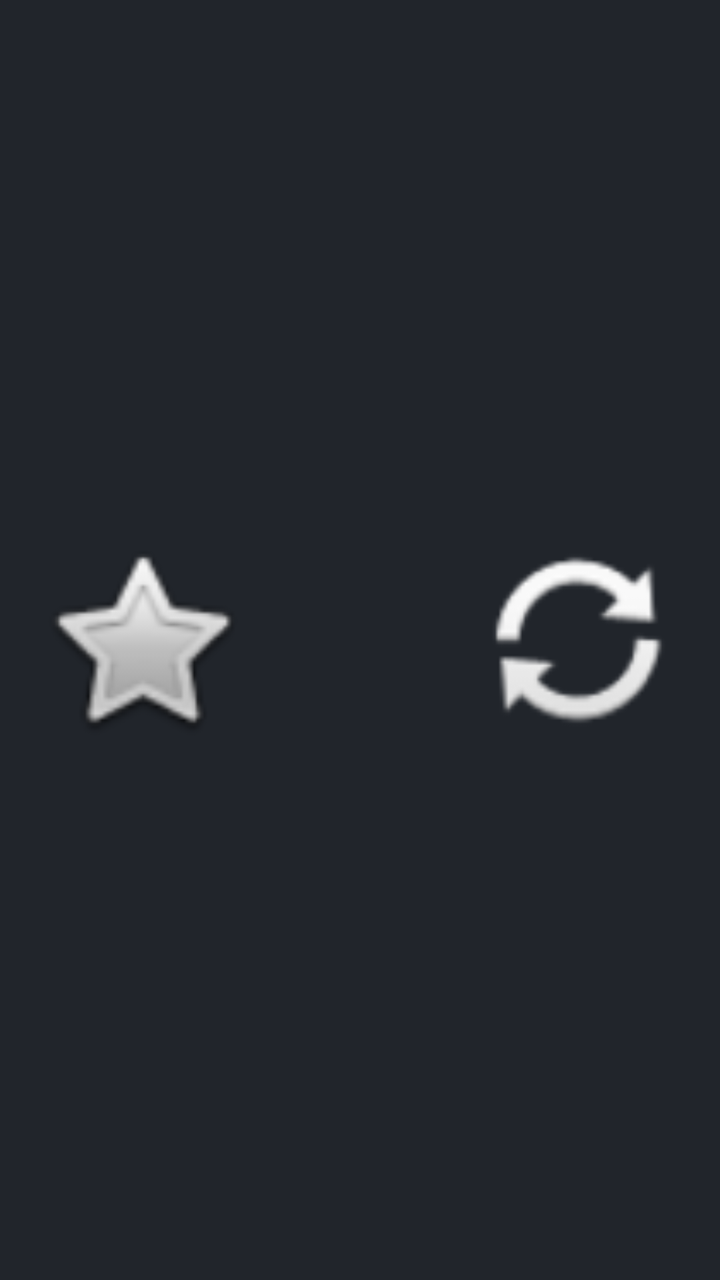
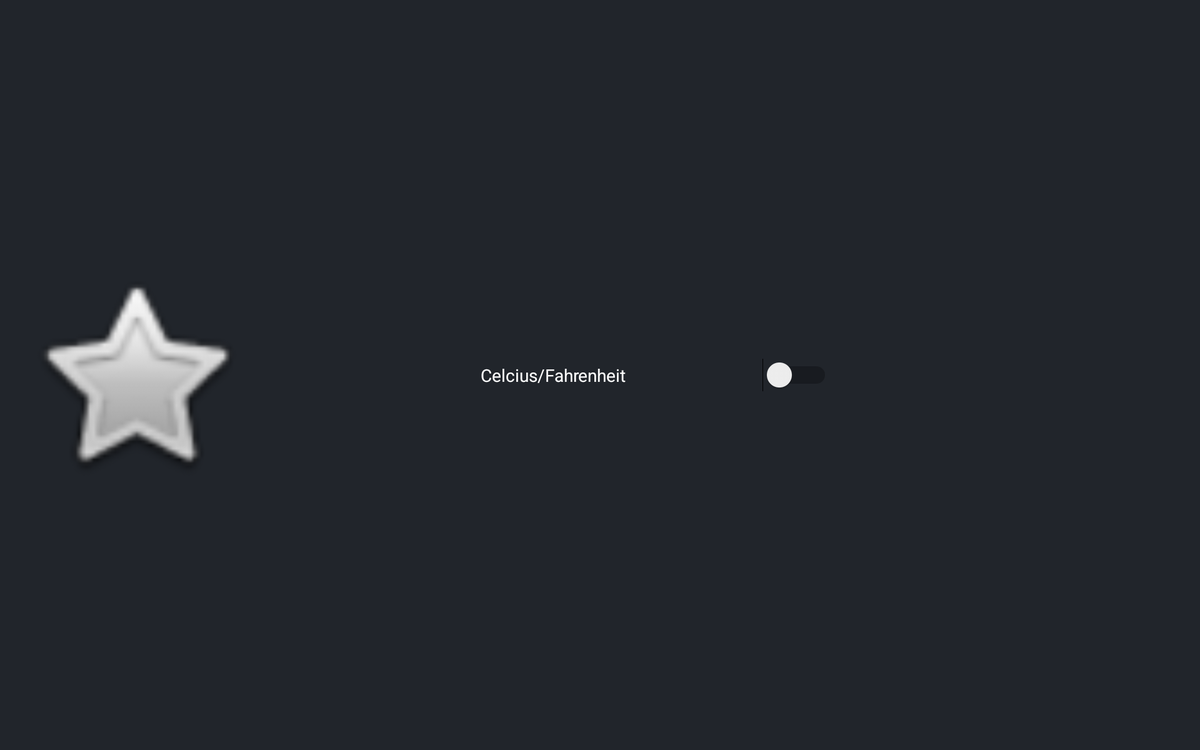

Two renders of one Android screen. The first uses the default layout on a phone; the second uses the alternative layout the repository ships for a different screen configuration, on a matching device. The two XML files are below.
<!-- AndroidManifest.xml: application theme Theme.AppCompat.DayNight.NoActionBar -->
<!-- res/layout/fragment_logic_buttons.xml -->
<?xml version="1.0" encoding="utf-8"?>
<androidx.constraintlayout.widget.ConstraintLayout xmlns:android="http://schemas.android.com/apk/res/android"
    xmlns:app="http://schemas.android.com/apk/res-auto"
    xmlns:tools="http://schemas.android.com/tools"
    android:layout_width="match_parent"
    android:layout_height="match_parent"
    android:background="@color/background"
    android:orientation="horizontal"
    android:padding="16dp">

    <LinearLayout
        android:id="@+id/linearLayout"
        android:layout_width="match_parent"
        android:layout_height="0dp"
        android:orientation="horizontal"
        app:layout_constraintBottom_toTopOf="@+id/guideline4"
        app:layout_constraintTop_toTopOf="parent">

        <ImageView
            android:id="@+id/addToFavIcon"
            android:layout_width="0dp"
            android:layout_height="match_parent"
            android:layout_weight="0.33"
            android:contentDescription="TODO"
            android:src="@android:drawable/btn_star_big_off" />

        <ImageView
            android:id="@+id/addCityIcon"
            android:layout_width="0dp"
            android:layout_height="match_parent"
            android:layout_weight="0.33"
            android:contentDescription="TODO"
            android:src="@drawable/plus" />

        <ImageView
            android:id="@+id/fetchWeatherImage"
            android:layout_width="0dp"
            android:layout_height="match_parent"
            android:layout_weight="0.33"
            android:src="@android:drawable/ic_popup_sync" />
    </LinearLayout>

    <androidx.constraintlayout.widget.Guideline
        android:id="@+id/guideline4"
        android:layout_width="wrap_content"
        android:layout_height="wrap_content"
        android:orientation="horizontal"
        app:layout_constraintGuide_percent="1.0" />


</androidx.constraintlayout.widget.ConstraintLayout>
<!-- resources referenced by this layout -->
<resources>
  <color name="background">#21252B</color>
  <style name="Theme.AppCompat.DayNight.NoActionBar" parent="Theme.AppCompat.Light.NoActionBar" />
</resources>
<!-- res/layout-sw600dp-land/fragment_logic_buttons.xml (the author's variant of the layout above) -->
<!-- drawn on a 7-inch tablet turned sideways -->
<?xml version="1.0" encoding="utf-8"?>
<FrameLayout xmlns:android="http://schemas.android.com/apk/res/android"
    xmlns:app="http://schemas.android.com/apk/res-auto"
    xmlns:tools="http://schemas.android.com/tools"
    android:layout_width="match_parent"
    android:layout_height="match_parent"
    android:background="@color/background"
    android:orientation="horizontal"
    android:padding="16dp">

    <LinearLayout
        android:layout_width="match_parent"
        android:layout_height="match_parent"
        android:orientation="horizontal">

        <ImageView
            android:id="@+id/addToFavIcon"
            android:layout_width="0dp"
            android:layout_height="match_parent"
            android:layout_weight="0.33"
            android:contentDescription="TODO"
            android:src="@android:drawable/btn_star_big_off" />

        <ImageView
            android:id="@+id/addCityIcon"
            android:layout_width="0dp"
            android:layout_height="match_parent"
            android:layout_weight="0.33"
            android:contentDescription="TODO"
            android:src="@drawable/plus" />

        <Switch
            android:id="@+id/temperature"
            android:layout_width="0dp"
            android:layout_height="match_parent"
            android:layout_weight="0.5"
            android:text="Celcius/Fahrenheit"
            android:textColor="@color/white"
            tools:ignore="UseSwitchCompatOrMaterialXml" />

        <RadioGroup
            android:id="@+id/fetchWeatherFrequency"
            android:layout_width="0dp"
            android:layout_height="match_parent"
            android:layout_weight="0.5"
            android:layout_gravity="center" />
    </LinearLayout>




</FrameLayout>
<!-- resources referenced by the variant -->
<!-- as a 7-inch tablet turned sideways resolves them -->
<resources>
  <color name="background">#21252B</color>
  <color name="white">#FFFFFFFF</color>
  <style name="Theme.AppCompat.DayNight.NoActionBar" parent="Theme.AppCompat.Light.NoActionBar" />
</resources>
